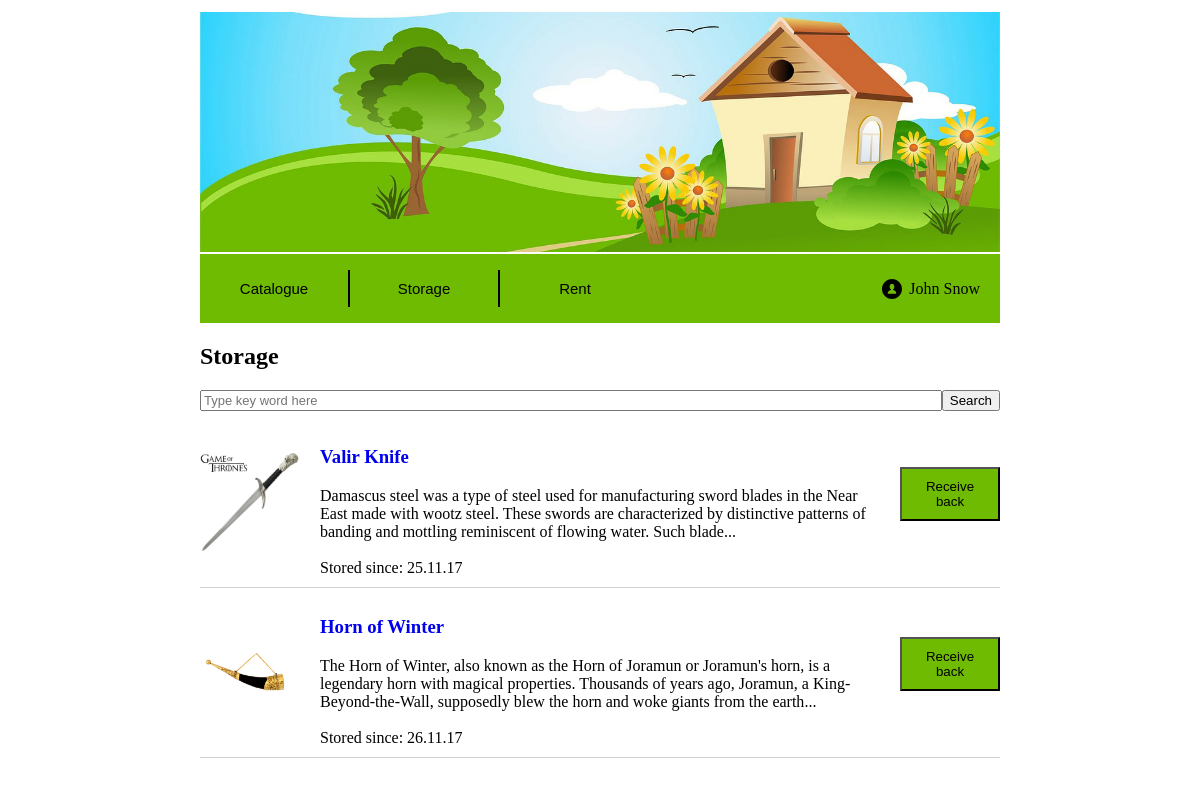
Screenshot of /things/catalogue_stored with the database file from the repository.
### things/models.py (models this page shows, shortened)
class StoragedGood(models.Model):
    good_id = models.ForeignKey(Good)
    start_date = models.DateTimeField('beginning of the storaging')
    end_date = models.DateTimeField('end of the storaging')

class Good(models.Model):
    title = models.CharField('title', max_length=100)
    owner_id = models.ForeignKey(Customer)
    good_info = models.CharField('good info', max_length=1000)
    reservation_type = models.CharField('type', max_length=1, choices=RESERVATION_TYPES)
    image_path = models.CharField('image', max_length=200)
    status = models.CharField('status', max_length=1, choices=GOOD_STATUS)

### things/views.py (the view)
def catalogue_stored(request):
    owner = Customer.objects.get(pk=CUSTOMER_INDEX)
    items = StoragedGood.objects.filter(good_id__status='0').filter(good_id__owner_id=owner)
    template = loader.get_template('things/catalogue_stored.html')
    return HttpResponse(template.render({'stored_items' : items}, request))

### things/templates/things/catalogue_stored.html (shortened to what this page needs)
{% extends "things/base.html" %}
{% block items_block %}
    <html lang="en">
    <head>
    </head>
    <body>
        <div><h2>Storage</h2></div>
        <form action="{% url 'search_stored' %}" method="get">
            <div class="search-flex-container">
                <input class="search" placeholder="Type key word here" type="text" name="search_field"></input>
                <div><button>Search</button></div>
            </div>
        </form>
        {% for item in stored_items %}
            {% include "things/stored_item.html" %}
        {% endfor %}
    </body>
    </html>
{% endblock %}

### things/templates/things/stored_item.html (shortened to what this page needs)
{% load staticfiles %}
<html lang="en">
<head>
</head>
<body>
    <div class="item">
        <div class="item-flex-container">
            <div class="item-picture">
                <img src={% static item.good_id.image_path %} width="100px">
            </div>
            <div class="item-info">
                <div class="item-title">
                    <a href="{% url 'item_stored_fullinfo' item.pk %}">
                        <h3>{{ item.good_id.title }}</h3>
                    </a>
                </div>
                <div class="item-description">
                    {{ item.good_id.good_info|slice:":230" }}...
                </div>
                <br>
                <div>Stored since: {{ item.start_date|date:"d.m.y" }}</div>
            </div>
            <form action="{% url 'receive_back_item' item.pk %}" method="post">
                <div><button class="item-button">Receive back</button></div>
            </form>
        </div>
    </div>
</body>
</html>

### things/templates/things/catalogue_stored.html (style rules this page uses)
.search { width: 100%; font-size: 13px; }
.search-flex-container { display: flex; justify-content: space-between; align-items: center; }

### things/templates/things/stored_item.html (style rules this page uses)
.item-flex-container { display: flex; justify-content: space-between; align-items: center; }
.item-info { flex-grow: 100; }
.item { border: 1px solid lightgrey; border-width: 0 0 1px 0; margin: 10px 0; padding: 0 0 10px; }
.item-button { width: 100px; padding: 10px; background-color: #6ebb01; }
.item-title > a { text-decoration: none; }
.item-picture { margin: 0 20px 0 0; }
.item-description { margin: 0 20px 0 0; }

### rows the page displays
StoragedGood: good_id.image_path (picture), good_id "Valir Knife", good_id.good_info "Damascus steel was a type of steel used for manufacturing sword blades in the Near East made with wootz steel. These swords are characterized by distinctive patterns of banding and mottling reminiscent of flowing water. Such blade", start_date "25.11.17"
StoragedGood: good_id.image_path (picture), good_id "Horn of Winter", good_id.good_info "The Horn of Winter, also known as the Horn of Joramun or Joramun's horn, is a legendary horn with magical properties. Thousands of years ago, Joramun, a King-Beyond-the-Wall, supposedly blew the horn and woke giants from the earth", start_date "26.11.17"
